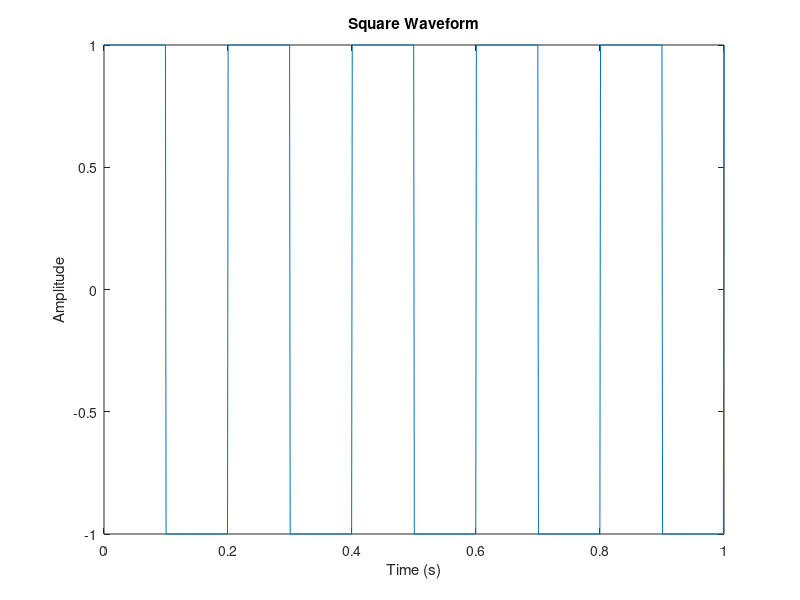

Here is the MATLAB script that generated this plot:
% Define parameters
sampling_freq = 1000; % Sampling frequency in Hz
duration = 1; % Duration of the waveform in seconds
frequency = 5; % Frequency of the square wave in Hz (lower value for visualization)

% Generate time vector
t = linspace(0, duration, duration * sampling_freq);

% Generate square wave
square_wave = square(2 * pi * frequency * t);

% Plot the waveform
plot(t, square_wave);
xlabel('Time (s)');
ylabel('Amplitude');
title('Square Waveform');